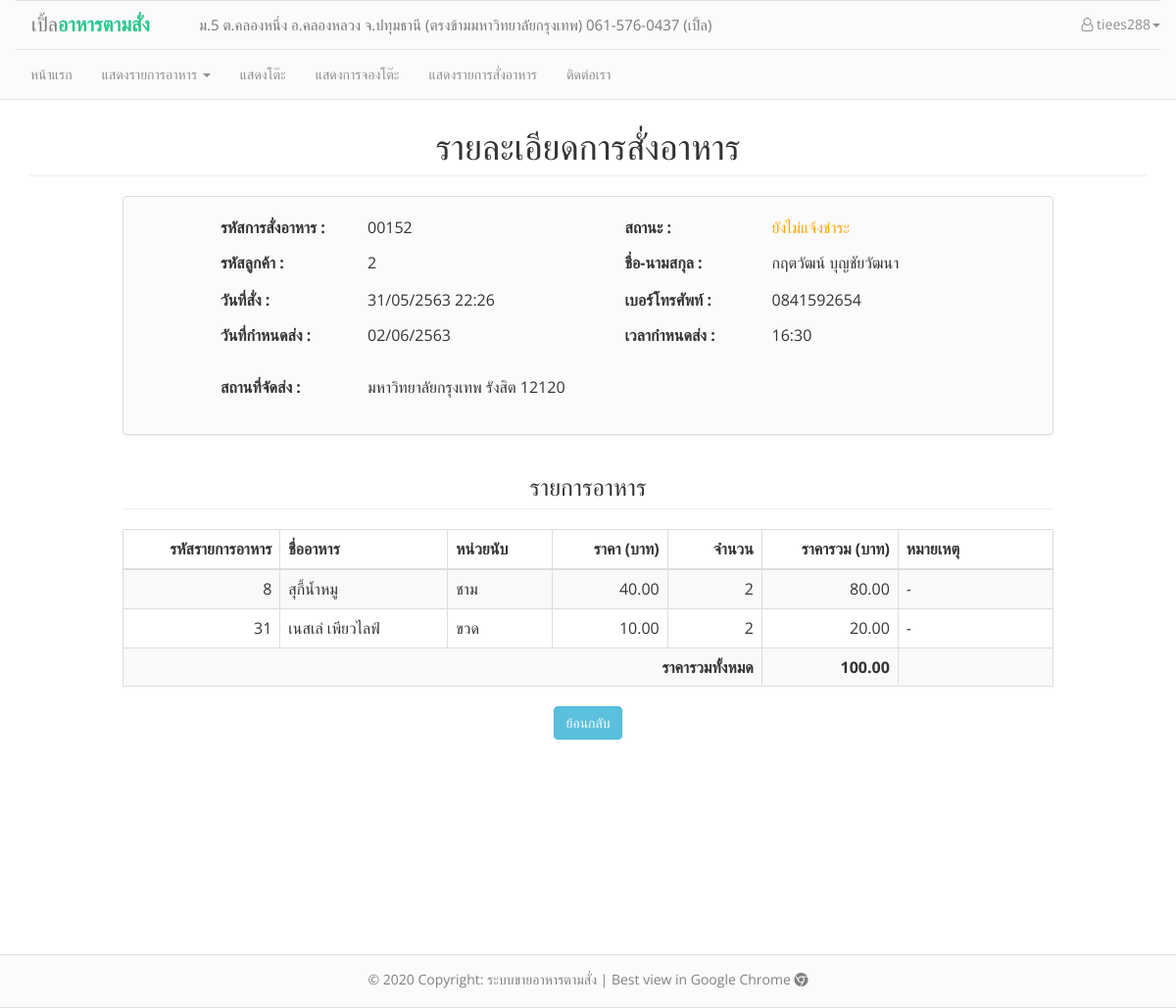
Page /order_detailed.php?oid=00152 (signed in) on the committed database.
### tables this page shows
CREATE TABLE `customers` (
  `cusid` int(5) NOT NULL,
  `cus_name` varchar(50) NOT NULL,
  `cus_user` varchar(20) NOT NULL,
  `cus_birth` date DEFAULT NULL,
  `cus_tel` varchar(15) NOT NULL,
  `cus_email` varchar(30) NOT NULL,
  `cus_status` int(1) NOT NULL,
  `cus_password` char(40) NOT NULL,
  `cus_postnum` varchar(5) NOT NULL,
  `cus_address` varchar(100) NOT NULL
);

CREATE TABLE `orders` (
  `orderid` int(5) UNSIGNED ZEROFILL NOT NULL COMMENT 'รหัสการสั่ง',
  `orderdate` datetime NOT NULL COMMENT 'วัน/เวลาที่สั่ง',
  `order_date_tobedelivery` date NOT NULL COMMENT 'วันกำหนดส่ง',
  `order_time_tobedelivery` time NOT NULL COMMENT 'เวลากำหนดส่ง',
  `order_date_delivered` date NOT NULL COMMENT 'วันที่ส่ง',
  `order_time_delivered` time NOT NULL COMMENT 'เวลาส่ง',
  `order_delivery_place` varchar(100) NOT NULL COMMENT 'สถานที่ส่ง',
  `order_status` int(1) NOT NULL COMMENT 'สถานะการสั่ง',
  `order_type` int(1) NOT NULL COMMENT 'ประเภทการสั่ง',
  `order_totalprice` float(7,2) NOT NULL COMMENT 'ราคารวม',
  `order_evidence` varchar(100) NOT NULL COMMENT 'หลักฐานการชำระ',
  `order_evidence_date` datetime NOT NULL,
  `tables_no` int(5) DEFAULT NULL,
  `payno` int(5) UNSIGNED ZEROFILL DEFAULT NULL,
  `payno_cancel` int(5) UNSIGNED ZEROFILL DEFAULT NULL COMMENT 'ใบเสร็จที่ถูกยกเลิก',
  `cusid` int(5) NOT NULL,
  `reserv_id` int(5) UNSIGNED ZEROFILL DEFAULT NULL
);

CREATE TABLE `orderdetails` (
  `orderdetid` int(5) UNSIGNED ZEROFILL NOT NULL,
  `orderdet_amount` int(3) NOT NULL COMMENT 'จำนวนอาหารที่สั่ง',
  `orderdet_status` int(1) NOT NULL COMMENT 'สถานะ',
  `orderdet_price` float(7,2) NOT NULL COMMENT 'ราคาที่สั่ง',
  `orderdet_note` varchar(100) NOT NULL COMMENT 'หมายเหตุ',
  `orderid` int(5) UNSIGNED ZEROFILL NOT NULL,
  `foodid` int(5) NOT NULL
);

CREATE TABLE `foods` (
  `foodid` int(5) NOT NULL,
  `food_name` varchar(50) NOT NULL,
  `food_type` int(1) NOT NULL COMMENT 'ประเภทอาหาร',
  `food_price` float(7,2) NOT NULL,
  `food_qty` int(4) NOT NULL COMMENT 'จำนวน',
  `food_count` varchar(30) NOT NULL,
  `food_image` varchar(100) NOT NULL,
  `food_recomend` int(1) NOT NULL DEFAULT '0' COMMENT 'จำนวนการแนะนำ',
  `food_status` int(1) NOT NULL DEFAULT '0'
);

### conf/function.php (called while the page is built, shortened)
<?php
function tothaiyear($dates)
{
    $date = date("d-m-Y", strtotime($dates));
    $d1 = substr($date, 0, 2);
    $m1 = substr($date, 3, 2);
    $y = substr($date, 6, 4);
    $y1 = $y + 543;
    if ($date == "") {
        return "";
    } else {
        return $d1 . "/" . $m1 . "/" . $y1;
    }
}
function dt_tothaiyear($dates)
{
    $date = date("d-m-Y H:i", strtotime($dates));
    $d1 = substr($date, 0, 2);
    $m1 = substr($date, 3, 2);
    $y = substr($date, 6, 4);
    $y1 = $y + 543;
    $time = substr($date, 11, 6);
    if ($date == "") {
        return "";
    } else {
        return $d1 . "/" . $m1 . "/" . $y1 . " " . $time;
    }
}

### order_detailed.php (the view, shortened to what this page needs)
<head>
</head>
<body>
    <?php
    include("conf/header.php");
    include("conf/connection.php");
    include_once("conf/function.php");
    $sql_orderdata  = "SELECT * FROM orders WHERE orderid = '{$_GET['oid']}'";
    $query_order = mysqli_query($link, $sql_orderdata);
    $order_data = mysqli_fetch_assoc($query_order);
    $sql_cusdata    = "SELECT * FROM customers WHERE cusid = '{$order_data['cusid']}'";
    $query_customer = mysqli_query($link, $sql_cusdata);
    $cus_data = mysqli_fetch_assoc($query_customer);
    switch ($order_data['order_status']) {
        case 0:
            $order_status = "<span style='color:orange'>ยังไม่แจ้งชำระ</span>";
            break;
    }
    ?>
    <div class="container" style="padding-top: 90px;">
        <div class="col">
            <h1 class="page-header text-center">รายละเอียดการสั่งอาหาร</h1>
            <div class="container" style="width:980px">
                <div class="panel panel-default" align="center" style="background-color:#FBFBFB;">
                    <p>
                        <table width="750px" border="0" align="center">
                            <tr>
                                <td height="13px"></td>
                            </tr>
                            <tr style="padding-top:15px">
                                <td width="" height="36px"><b>รหัสการสั่งอาหาร :</b></td>
                                <td width="30%"><?php echo $_GET['oid'] ?></td>
                                <td width="20%"><b>สถานะ :</b></td>
                                <td><?= $order_status ?></td>
                            </tr>
                            <tr>
                                <td width="" height="36px"><b>รหัสลูกค้า :</b></td>
                                <td width="30%"><?php echo $cus_data['cusid'] ?></td>
                                <td width="20%" height="36px"><b>ชื่อ-นามสกุล :</b></td>
                                <td><?php echo $cus_data['cus_name']; ?></td>
                            </tr>
                            <tr>
                                <td height="40px" width="15%"><b>วันที่สั่ง :</b></td>
                                <td width="35%">
                                    <?= dt_tothaiyear($order_data['orderdate']); ?>
                                </td>
                                <td width="16%" height="40px"><b>เบอร์โทรศัพท์ :</b></td>
                                <td><?php echo $cus_data['cus_tel'] ?></td>
                            </tr>
                            <tr>
                                <td width="15%" height="32px"><b>วันที่กำหนดส่ง :</b></td>
                                <td width="35%">
                                    <?php
                                    if ($order_data['order_date_tobedelivery'] != "0000-00-00")
                                        echo tothaiyear($order_data['order_date_tobedelivery']);
                                    else
                                        echo "-";
                                    ?>
                                </td>
                                <td width="15%" height="32px"><b>เวลากำหนดส่ง :</b></td>
                                <td>
                                    <?php
                                    if (substr($order_data['order_time_tobedelivery'], 0, 5) != "00:00")
                                        echo substr($order_data['order_time_tobedelivery'], 0, 5);
                                    else
                                        echo "-";
                                    ?>
                                </td>
                            </tr>
                            <tr>
                                <td width="20%" height="32px"><b>สถานที่จัดส่ง :</b></td>
                                <td width="30%" height="75px">
                                    <?= $order_data['order_type'] != '1' ? $order_data['order_delivery_place'] : "-" ?>
                                </td>
                            </tr>
                        </table>
                </div>
                <h3 class="page-header text-center">รายการอาหาร</h3>
                <table class="table table-striped table-bordered">
                    <thead>
                        <th style="text-align:right; width:150px">รหัสรายการอาหาร</th>
                        <th width="160px">ชื่ออาหาร</th>
                        <th style="width:100px;">หน่วยนับ</th>
                        <th style="text-align:right; width:110px;">ราคา (บาท)</th>
                        <th style="text-align:right; width:90px;">จำนวน</th>
                        <th style="width:130px; text-align:right">ราคารวม (บาท)</th>
                        <th>หมายเหตุ</th>
                    </thead>
                    <?php
                    $orderdet_sql = "SELECT * FROM orderdetails WHERE orderid = '" . $_GET['oid'] . "' AND orderdet_status != '2'";
                    $orderdet_query = mysqli_query($link, $orderdet_sql);
                    while ($orderdet_data = mysqli_fetch_array($orderdet_query)) {
                        $food_sql = "SELECT food_name, food_count FROM foods WHERE foodid = '" . $orderdet_data['foodid'] . "'";
                        $food_data = mysqli_fetch_assoc(mysqli_query($link, $food_sql));
                    ?>
                        <td align="right"><?php echo $orderdet_data['foodid'] ?></td>
                        <td><?php echo $food_data['food_name']; ?></td>
                        <td><?= $food_data['food_count'] ?></td>
                        <td align="right"><?= number_format($orderdet_data['orderdet_price'], 2); ?></td>
                        <td class="text-right">
                            <?php echo $orderdet_data['orderdet_amount'] ?>
                        </td>
                        <td class="text-right">
                            <?= number_format($orderdet_data['orderdet_amount'] * $orderdet_data['orderdet_price'], 2); ?>
                        </td>
                        <td class="col-md-2">
                            <?= ($orderdet_data['orderdet_note']) ? $orderdet_data['orderdet_note'] : "-" ?>
                        </td>
                    <?php }   ?>
                    <tr>
                        <td colspan="5" class="text-right"><b>ราคารวมทั้งหมด</b></td>
                        <td class="text-right"><b><?= number_format($order_data['order_totalprice'], 2); ?></b></td>
                        <td></td>
                    </tr>
            </div>
            <div class="col-md-offset-3 col-md-6" style="text-align: center;">
                <button type="button" class="btn btn-info" onclick="window.history.back();">ย้อนกลับ</button>
            </div>
        </div>
    </div>
    <br>
    <?php include("conf/footer.php"); ?>
</body>

### conf/header.php (style rules this page uses)
body { font-family: 'Open Sans', sans-serif; height: 98%; }
div.container { min-height: 95% !important; position: relative !important; }

### rows in the picture
customers: cusid "2", cus_name "กฤตวัฒน์ บุญชัยวัฒนา", cus_tel "0841592654"
orders: orderdate "31/05/2563 22:26", order_date_tobedelivery "02/06/2563", order_time_tobedelivery "16:30", order_delivery_place "มหาวิทยาลัยกรุงเทพ รังสิต 12120", order_totalprice "100.00"
orderdetails: foodid "8", foodid.food_name "สุกี้น้ำหมู", foodid.food_count "ชาม", orderdet_price "40.00", orderdet_amount "2", $orderdet_data['orderdet_amount'] * $orderdet_data['orderdet_price'] "80.00"
orderdetails: foodid "31", foodid.food_name "เนสเล่ เพียวไลฟ์", foodid.food_count "ขวด", orderdet_price "10.00", orderdet_amount "2", $orderdet_data['orderdet_amount'] * $orderdet_data['orderdet_price'] "20.00"

### other values in the picture
$_SESSION['user'] "tiees288"
$_GET['oid'] "00152"
